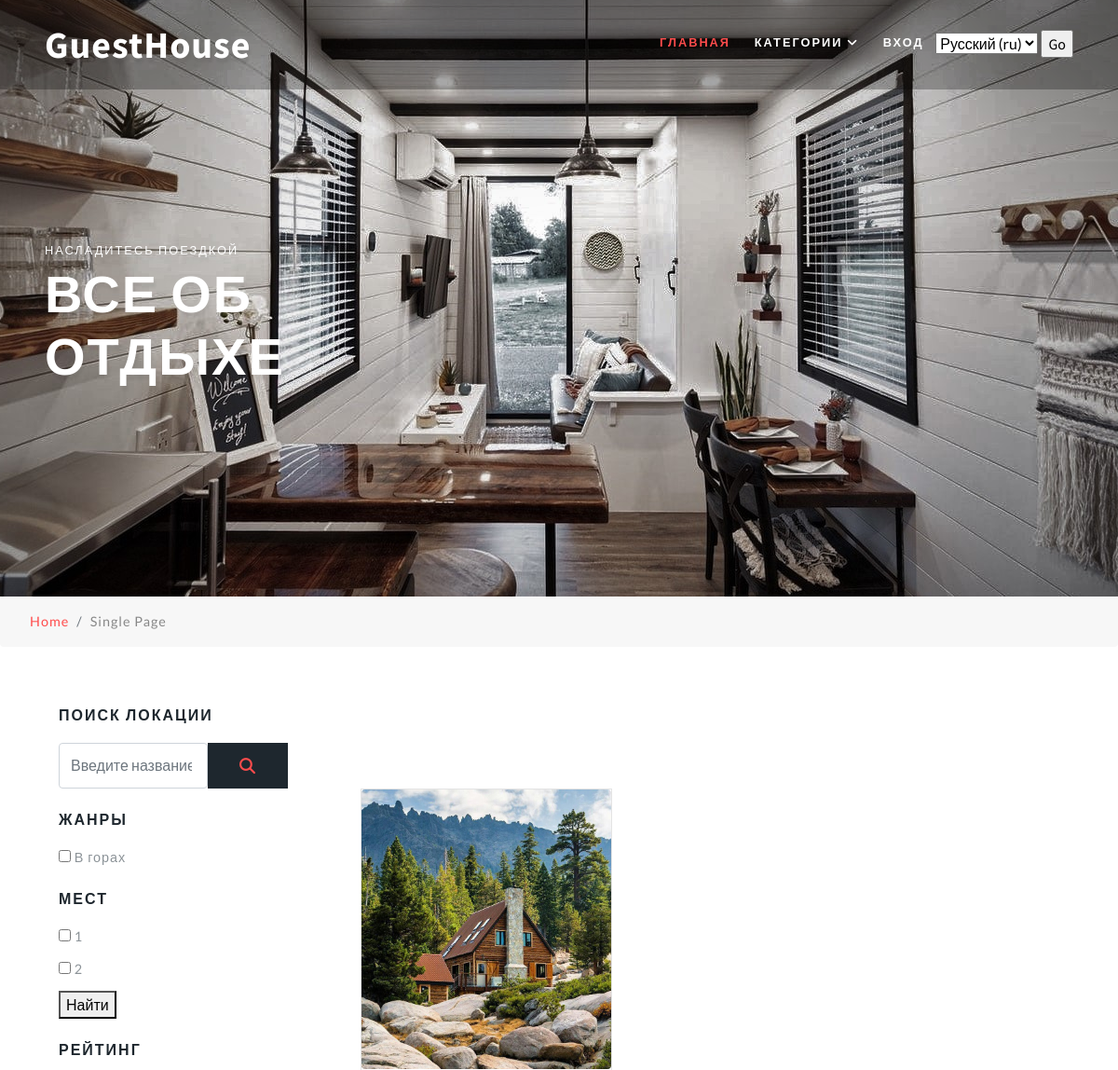
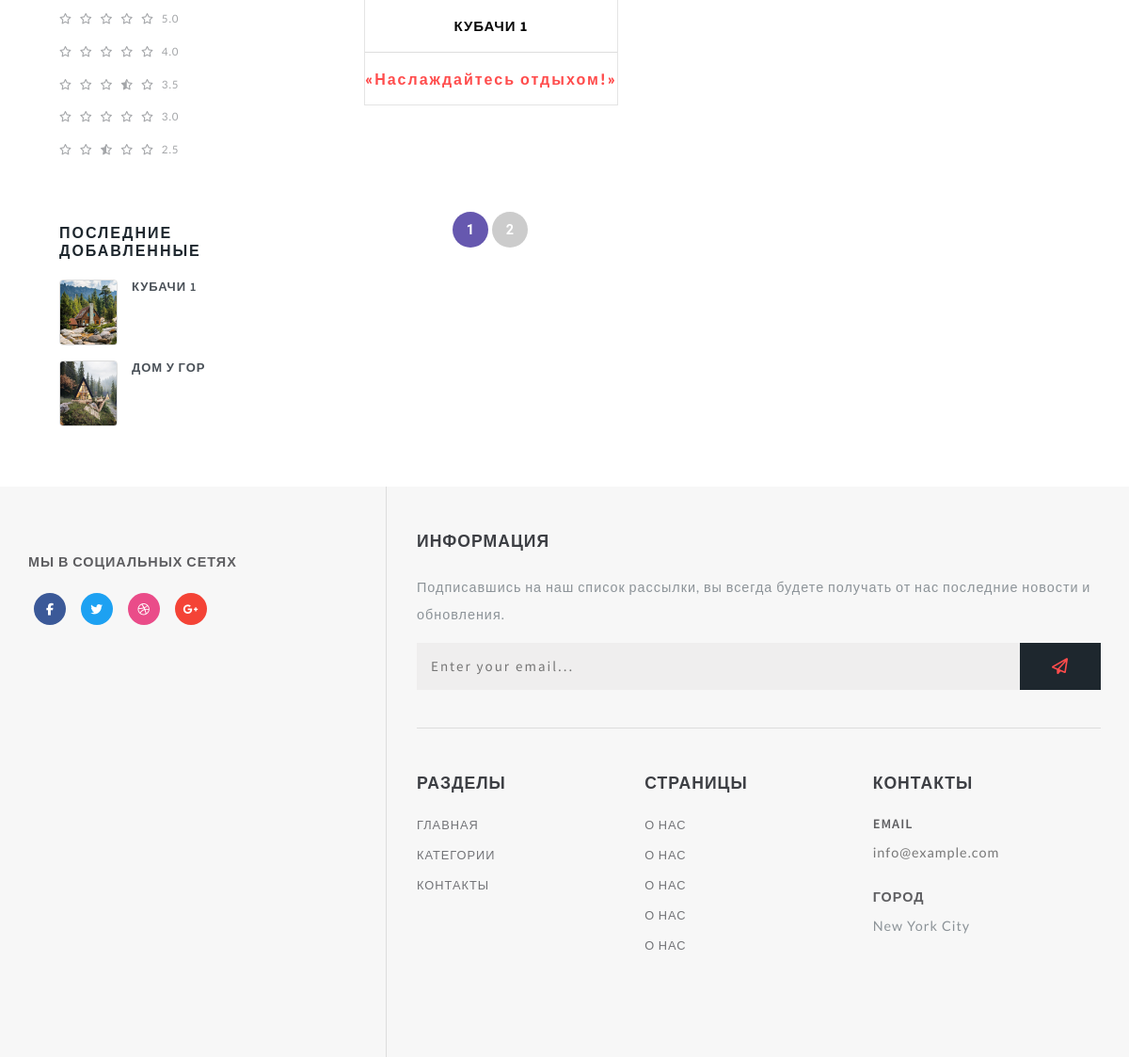
The page / on the database its author committed (2 pictures, top to bottom).
### guesthouse/models.py (models this page shows, shortened)
class Genre(models.Model):
    name = models.CharField("Имя", max_length=100)
    description = models.TextField("Описание")
    url = models.SlugField(max_length=160, unique=True)
    class Meta:
        verbose_name = "Жанр"
        verbose_name_plural = "Жанры"

class Location(models.Model):
    title = models.CharField("Название", max_length=100)
    description = models.TextField("Описание")
    imageLocation = models.ImageField(
        "Изображение", upload_to="locations/", default='')
    count = models.PositiveSmallIntegerField("Количество людей", default=1)
    guides = models.ManyToManyField(
        Guide, verbose_name="гид", related_name="location_guide")  # Ак verbose_name - имя для поля, related_name - имя,используемое для отношения от связываемого объекта
    cookers = models.ManyToManyField(
        Guide, verbose_name="повар", related_name="location_cooker")
    genres = models.ManyToManyField(Genre, verbose_name="жанры")
    price = models.PositiveIntegerField("Цена", default=0,
                                        help_text="указывать сумму в рублях")
    category = models.ForeignKey(
        Category, verbose_name="Категория", on_delete=models.SET_NULL, null=True
    )
    url = models.SlugField(max_length=130, unique=True)
    draft = models.BooleanField("Черновик", default=False)
    def get_absolute_url(self):
        return reverse("location_detail", kwargs={"slug": self.url})
    class Meta:
        verbose_name = "Локация"
        verbose_name_plural = "Локации"

### guesthouse/views.py (the view)
# urls.py: path('', views.LocationsView.as_view()),
class LocationsView(GenreCount, ListView):
    model = Location
    queryset = Location.objects.filter(draft=False)
    paginate_by = 1

### guesthouse/templatetags/guesthouse_tag.py (called while the page is built)
@register.simple_tag()  # Декораттор,который зарегестрирует темплейт тег
def get_categories():
    return Category.objects.all()

@register.inclusion_tag('guesthouse/tags/last_location.html')
def get_last_locations(count=5):
    locations = Location.objects.order_by("id")[:count]
    return {"last_locations": locations}

### guesthouse/views.py (called while the page is built)
    def get_genres(self):
        return Genre.objects.all()

    def get_counts(self):
        return Location.objects.filter(draft=False).values('count')

### templates/guesthouse/location_list.html
{% extends 'guesthouse/base.html' %}
{% block header %} main-banner-ak {% endblock header %}
{% block location %}
        <section class="ab-info-main py-md-5 py-4 editContent" style="padding-left: 3rem; padding-right: 3rem; padding-top: 0;">
            <div class="container-fluid py-md-3">
                <div class="row">
                    <div class="left-ads-display col-lg-12">
                        <div class="row">
                            {% for location in location_list %}
                                <div class="col-md-4 product-men product-men-ak">
                                    <div class="product-shoe-info editContent text-center mt-lg-4">
                                        <div class="men-thumb-item men-thumb-item-ak">
                                            <img src="{{ location.imageLocation.url }}" class="img-fluid-ak" alt="">
                                        </div>
                                        <div class="item-info-product">
                                            <h4 class="">
                                                <a href="{{ location.get_absolute_url }}" class="editContent">{{ location.title }}</a>
                                            </h4>
                                            <div class="product_price">
                                                <div class="grid-price">
                                                    <span class="money editContent">«Наслаждайтесь отдыхом!»</span>
                                                </div>
                                            </div>
                                        </div>
                                    </div>
                                </div>
                            {% endfor %}
                        </div>
                    </div>
                </div>
                <div class="grid-img-right mt-4 text-right bg bg1" >
                    {% include 'include/pagination.html' %}
                </div>
            </div>
        </section>
{% endblock location %}

### templates/include/sidebar.html
{% load guesthouse_tag %}
    <div class="search-bar w3layouts-newsletter">
        <h3 class="sear-head editContent">Поиск локации</h3>
        <form action="{% url 'search' %}" method="get" class="d-flex editContent">
            <input type="search" placeholder="Введите название..." name="q"
                class="form-control" required="">
            <button type='submit' class="btn1 btn">
                <span class="fa fa-search" aria-hidden="true"></span>
            </button>
        </form>
    </div>
    <form action="{% url 'filter' %}" method='get'>
    <div class="left-side my-4">
        <h3 class="sear-head editContent">Жанры</h3>
        <ul class="w3layouts-box-list">
            {% for genre in view.get_genres %}
            <li class="editContent">
                <input type="checkbox" class="checked" name='genre' value='{{ genre.id }}'>
                <span class="span editContent">{{ genre.name }}</span>
            </li>
            {% endfor %}
        </ul>
    </div>
        <div class="left-side">
            <h3 class="sear-head editContent">Мест</h3>
            <ul class="w3layouts-box-list">
                {% for location in view.get_counts %}
                <li class="editContent">
                    <input type="checkbox" class="checked" name='count' value='{{ location.count }}'>
                    <span class="span editContent">{{ location.count }}</span>
                </li>
                {% endfor %}
            </ul>
        </div>
        <button type='submit'>Найти</button>
    </form>
    <div class="customer-rev left-side my-4">
        <h3 class="sear-head editContent">Рейтинг</h3>
        <ul class="w3layouts-box-list">
            <li>
                <a href="#">
                    <span class="fa fa-star" aria-hidden="true"></span>
                    <span class="fa fa-star" aria-hidden="true"></span>
                    <span class="fa fa-star" aria-hidden="true"></span>
                    <span class="fa fa-star" aria-hidden="true"></span>
                    <span class="fa fa-star" aria-hidden="true"></span>
                    <span class="editContent">5.0</span>
                </a>
            </li>
            <li>
                <a href="#">
                    <span class="fa fa-star" aria-hidden="true"></span>
                    <span class="fa fa-star" aria-hidden="true"></span>
                    <span class="fa fa-star" aria-hidden="true"></span>
                    <span class="fa fa-star" aria-hidden="true"></span>
                    <span class="fa fa-star-o" aria-hidden="true"></span>
                    <span class="editContent">4.0</span>
                </a>
            </li>
            <li>
                <a href="#">
                    <span class="fa fa-star" aria-hidden="true"></span>
                    <span class="fa fa-star" aria-hidden="true"></span>
                    <span class="fa fa-star" aria-hidden="true"></span>
                    <span class="fa fa-star-half-o" aria-hidden="true"></span>
                    <span class="fa fa-star-o" aria-hidden="true"></span>
                    <span class="editContent">3.5</span>
                </a>
            </li>
            <li>
                <a href="#">
                    <span class="fa fa-star" aria-hidden="true"></span>
                    <span class="fa fa-star" aria-hidden="true"></span>
                    <span class="fa fa-star" aria-hidden="true"></span>
                    <span class="fa fa-star-o" aria-hidden="true"></span>
                    <span class="fa fa-star-o" aria-hidden="true"></span>
                    <span class="editContent">3.0</span>
                </a>
            </li>
            <li>
                <a href="#">
                    <span class="fa fa-star" aria-hidden="true"></span>
                    <span class="fa fa-star" aria-hidden="true"></span>
                    <span class="fa fa-star-half-o" aria-hidden="true"></span>
                    <span class="fa fa-star-o" aria-hidden="true"></span>
                    <span class="fa fa-star-o" aria-hidden="true"></span>
                    <span class="editContent">2.5</span>
                </a>
            </li>
        </ul>
    </div>
{% get_last_locations count=2 %}

### templates/guesthouse/tags/last_location.html (shortened to what this page needs)
<div class="deal-leftmk left-side" style='margin-top: 70px;'>
    <h3 class="sear-head editContent">Последние добавленные</h3>
    {% for location in last_locations  %}
    <div class="special-sec1 row mt-3 editContent">
        <div class="img-deals col-md-4">
            <img src="{{ location.imageLocation.url }}" class="img-fluid" style='height: 70px; width: 100px; object-fit: cover;' alt="">
        </div>
        <div class="img-deal1 col-md-4">
            <h3 class="editContent">{{ location.title }}</h3>
        </div>
    </div>
    {% endfor %}
</div>

### static/css/style.css (style rules this page uses)
html, body { margin: 0; font-size: 100%; background: #fff; font-family: 'Lato', sans-serif; scroll-behavior: smooth; }
body a { text-decoration: none; transition: 0.5s all; -webkit-transition: 0.5s all; -moz-transition: 0.5s all; -o-transition: 0.5s all; -ms-transition: 0.5s all; }
input[type="button"], input[type="submit"], input[type="text"], input[type="email"], input[type="search"] { transition: 0.5s all; -webkit-transition: 0.5s all; -moz-transition: 0.5s all; -o-transition: 0.5s all; -ms-transition: 0.5s all; font-family: 'Source Sans Pro', sans-serif; }
h1, h2, h3, h4, h5, h6 { margin: 0; letter-spacing: 1px; font-weight: 600; font-family: 'Source Sans Pro', sans-serif; }
ul { margin: 0; padding: 0; }
body img { border-radius: 4px; -webkit-border-radius: 4px; -o-border-radius: 4px; -moz-border-radius: 4px; -ms-border-radius: 4px; }
li > a:only-child:after { content: ''; }
.bg1 { background-color: rgba(0, 0, 0, 0); margin-top: 0; background-image: url('../single-post-pic.jpg'); }
.product-shoe-info { padding: 0 0 15px 0; border: 1px solid #e4e4e4; }
.item-info-product h4 a { color: #080808; font-size: 15px; letter-spacing: 1px; text-transform: uppercase; font-weight: 700; }
span.money { font-size: 1em; font-weight: 800; color: #ff4c4c; letter-spacing: 2px; }
.product_price { margin: 1em 0 0 0; padding: 1em 0 0 0; border-top: 1px solid #ddd; }
.men-thumb-item { position: relative; }
.item-info-product h4 { margin-top: 0.5em; }
.img-deal1 { padding: 0; }
.img-deal1 h3 { color: #495057; font-size: 13px; margin-bottom: 10px; text-transform: uppercase; }
.img-deals img { border: 1px solid #ddd; }
ul.w3layouts-box-list li { list-style: none; display: block; margin-bottom: 0.9em; color: #8c9398; letter-spacing: 1px; font-size: 0.9em; }
.grid-img-right { background: url(../images/single.jpg)no-repeat center; -webkit-background-size: cover; -moz-background-size: cover; -o-background-size: cover; -ms-background-size: cover; background-size: cover; position: relative; height: 15em; padding: 5.5em 2em 0 0; }
.customer-rev ul li span { color: #f58b8d; font-size: 0.8em }
h3.sear-head { color: #1e272e; margin-bottom: 20px; font-size: 1em; font-weight: 600; text-transform: uppercase; letter-spacing: 2px; }
.customer-rev ul li { list-style: none; }
.customer-rev ul li a span { color: #a4a6a9; font-weight: normal; margin-right: 4px; }
.w3layouts-newsletter button.btn1 { color: #ff4c4c; font-size: 17px; letter-spacing: 1px; padding: 14px 0; border: transparent; text-transform: uppercase; -webkit-transition: 0.5s all; -moz-transition: 0.5s all; transition: 0.5s all; background: #1e272e; font-weight: 600; cursor: pointer; border-radius: 0; padding: 0.7em 2em; }
.img-fluid-ak { width: 100%; object-fit: cover; height: 300px; object-position: left; }
.product-men-ak { min-width: 300px; }

### rows shown on the page
Genre: name "В горах"
Location: imageLocation (picture), title "КУБАЧИ 1"
Location: imageLocation (picture), title "ДОМ У ГОР"

### other values the page prints
{{ location.count }} "1" "2"
{{ i }} "1"
{{ i }} "2"
form field language "Русский (ru)"
